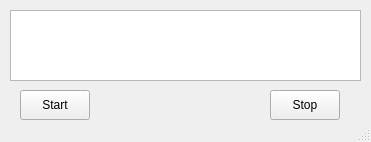
<?xml version="1.0" encoding="UTF-8"?>
<ui version="4.0">
 <class>MainWindow</class>
 <widget class="QMainWindow" name="MainWindow">
  <property name="geometry">
   <rect>
    <x>0</x>
    <y>0</y>
    <width>371</width>
    <height>142</height>
   </rect>
  </property>
  <property name="windowTitle">
   <string>MainWindow</string>
  </property>
  <widget class="QWidget" name="centralwidget">
   <widget class="QPushButton" name="Start_Button">
    <property name="geometry">
     <rect>
      <x>20</x>
      <y>90</y>
      <width>70</width>
      <height>30</height>
     </rect>
    </property>
    <property name="text">
     <string>Start</string>
    </property>
   </widget>
   <widget class="QPushButton" name="Stop_Button">
    <property name="geometry">
     <rect>
      <x>270</x>
      <y>90</y>
      <width>70</width>
      <height>30</height>
     </rect>
    </property>
    <property name="text">
     <string>Stop</string>
    </property>
   </widget>
   <widget class="QTextEdit" name="Text_Area">
    <property name="geometry">
     <rect>
      <x>10</x>
      <y>10</y>
      <width>351</width>
      <height>71</height>
     </rect>
    </property>
    <property name="font">
     <font>
      <pointsize>12</pointsize>
     </font>
    </property>
    <property name="html">
     <string>&lt;!DOCTYPE HTML PUBLIC &quot;-//W3C//DTD HTML 4.0//EN&quot; &quot;http://www.w3.org/TR/REC-html40/strict.dtd&quot;&gt;
&lt;html&gt;&lt;head&gt;&lt;meta name=&quot;qrichtext&quot; content=&quot;1&quot; /&gt;&lt;style type=&quot;text/css&quot;&gt;
p, li { white-space: pre-wrap; }
&lt;/style&gt;&lt;/head&gt;&lt;body style=&quot; font-family:'MS Shell Dlg 2'; font-size:12pt; font-weight:400; font-style:normal;&quot;&gt;
&lt;p style=&quot;-qt-paragraph-type:empty; margin-top:0px; margin-bottom:0px; margin-left:0px; margin-right:0px; -qt-block-indent:0; text-indent:0px;&quot;&gt;&lt;br /&gt;&lt;/p&gt;&lt;/body&gt;&lt;/html&gt;</string>
    </property>
   </widget>
  </widget>
  <widget class="QStatusBar" name="statusbar"/>
 </widget>
 <resources/>
 <connections/>
</ui>
